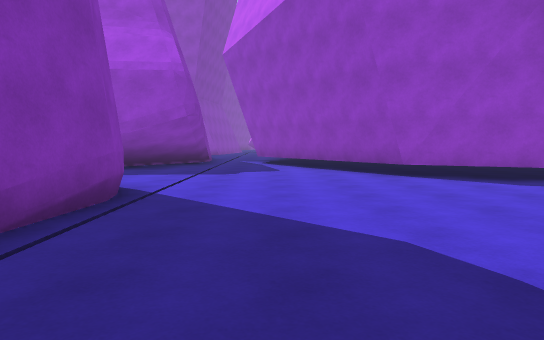
[1] (above)

15 first-person views from a walk through a Unity game level. The camera is 1.3 m above the floor, tilts 4° down and sees 70° across. The floor is counted in squares, 2 m on a side. Each view is taken from the middle of a square. On the plan, view 1 faces up. The plan holds only what a view shows up to about 11 squares ahead; the rest is blank. The place goes on beyond the plan. Some animated figures are not drawn.

[2]
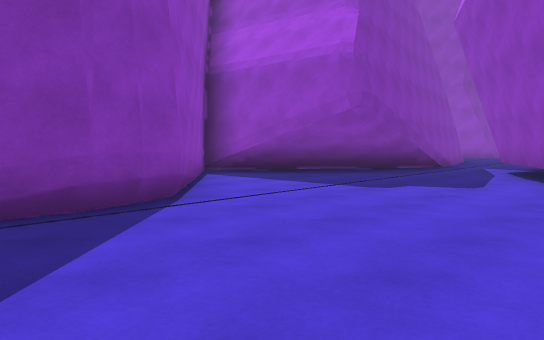

[3]
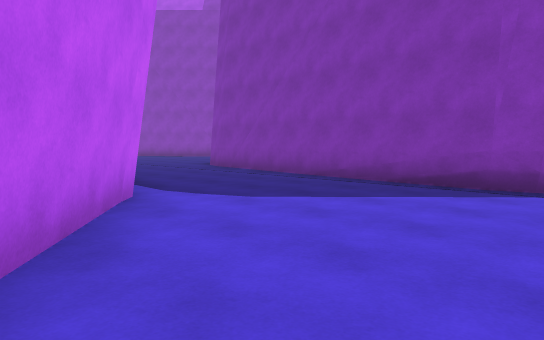

[4]
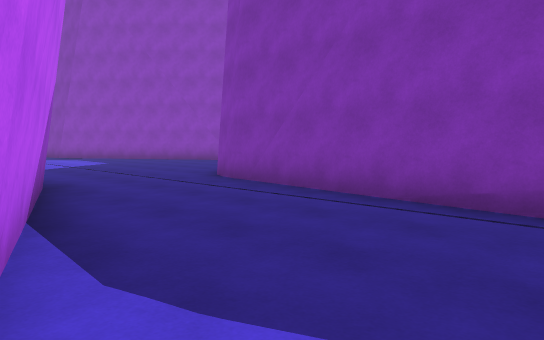

[5]
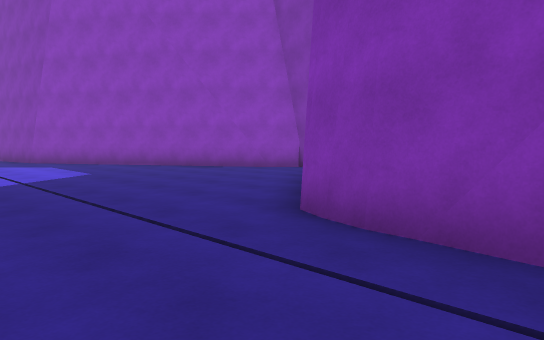

[6]
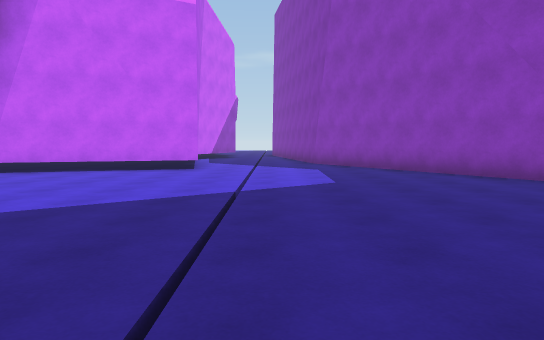

[7]
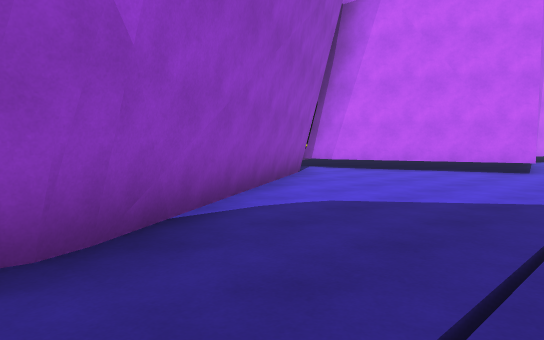

[8]
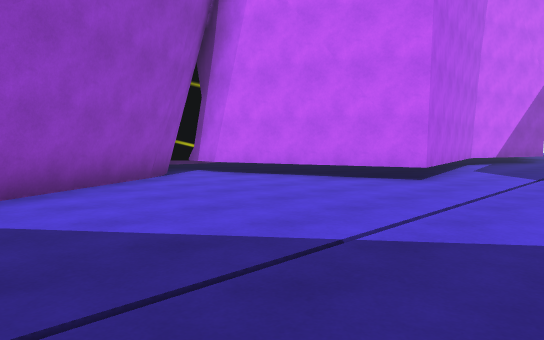

[9]
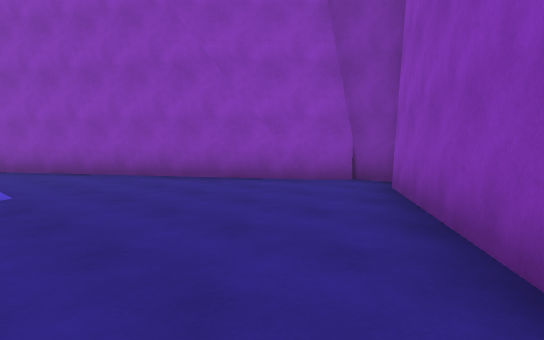

[10]
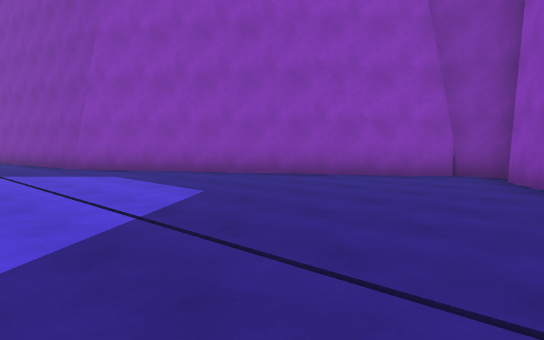

[11]
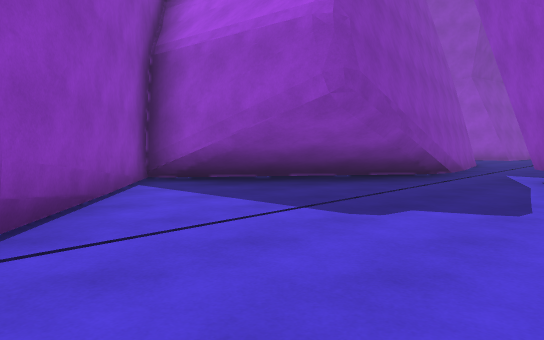

[12]
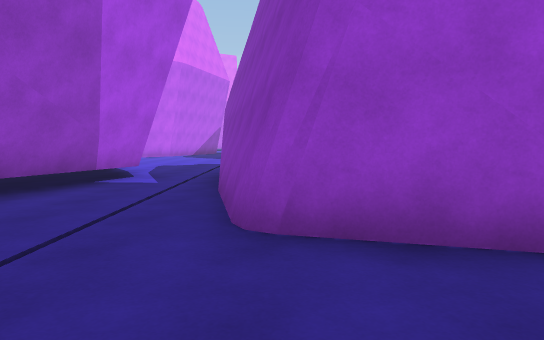

[13]
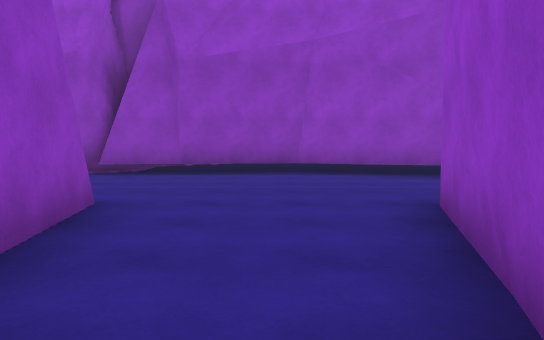

[14]
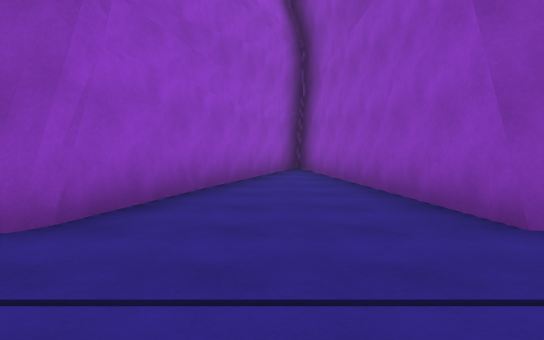

[15]
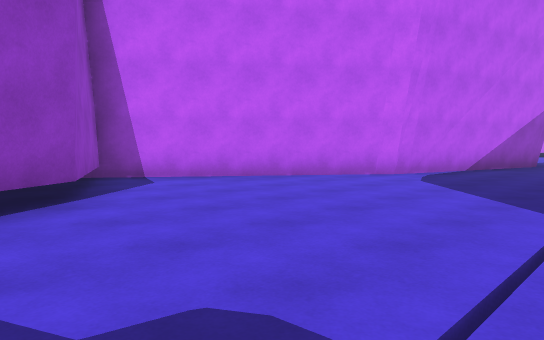

### Floor plan
Points are (right, up) in squares from view 1. A wall is a line through its corners. A room is listed if a view was taken in it or the views show most of it. See-through windows are left out.
Room 1 (views 1, 5, 6, 7, 8, 9, 10)
walls: (-4, -4.3) (-7.3, -6.8); (0.4, -4.1) (0.3, -3.6) (0.3, -3.1); (-0.2, -12.5) (3.9, -11.2); (0.2, -3.5) (1.4, 0.3); (-2.7, -3) (-2.9, -3.5); (-7.2, -8.4) (-3.6, -14.5); (-2.6, -2.4) (-2.7, -3.1); (3.7, -9.6) (0.4, -3.9); (-7.9, -6.9) (-7.9, -7.9) (-6.8, -9); (4, -10.1) (3.6, -9.5); (0.2, -14.5) (-0.2, -12.6) (0.3, -12.3); (4.5, -10.5) (3.9, -10.1); (-2.2, 0.7) (-2.6, -2.5)
ways out: opening at (0, 0) to room 2
Room 2 (views 2, 3, 4, 11, 15)
walls: (-1.9, 5) (-1.8, 4.3) (-2.2, 0.7); (3.1, 7.3) (2.4, 7.5) (-0.5, 12.6) (0, 14.2); (-3.3, 8.7) (-5.7, 8.4); (-3.4, 8.8) (-5.6, 8.4) (-2.2, 5.6) (-1.9, 4.9); (2, 1.8) (5.3, 6.2) (2.4, 7.6); (1.6, 1.1) (1.8, 1.5) (2.1, 1.9); (1.4, 0.3) (1.8, 1.5); (-0.7, 12.6) (-0.1, 14.5); (-2.2, 14.2) (-1.9, 10.7); (-2.4, 14.3) (-1.9, 11.7)
ways out: opening at (0, 0) to room 1; opening at (-1, 14) to room 3
Room 3 (views 12, 13, 14)
walls: (-2.9, 17.2) (-2.7, 16.8); (-3.3, 17.4) (-2.9, 17.2) (-2.4, 14.3); (-2.8, 20.9) (-8.9, 19.9); (1.2, 18.4) (0.9, 21.6); (0.5, 15.7) (1.4, 18.5); (-0.1, 14.5) (1.1, 18.4); (0, 14.2) (0.4, 15.4); (-8.3, 19.1) (-5.7, 18.2); (-9, 19.1) (-2.9, 17.3)
ways out: opening at (-1, 14) to room 2

Positions as (right, up) in squares from view 1, and headings:
1: (0, 0), facing up
2: (2, 3), facing up-left
3: (4, 6), facing down-left
4: (2, 3), facing down-left
5: (0, -1), facing down-left
6: (-2, -3), facing down
7: (-2, -3), facing down-right
8: (-3, -6), facing down-right
9: (-2, -4), facing down-left
10: (0, -5), facing down-left
11: (1, 5), facing up-left
12: (-3, 20), facing down
13: (-7, 19), facing right
14: (0, 19), facing left
15: (-2, 9), facing down-right
